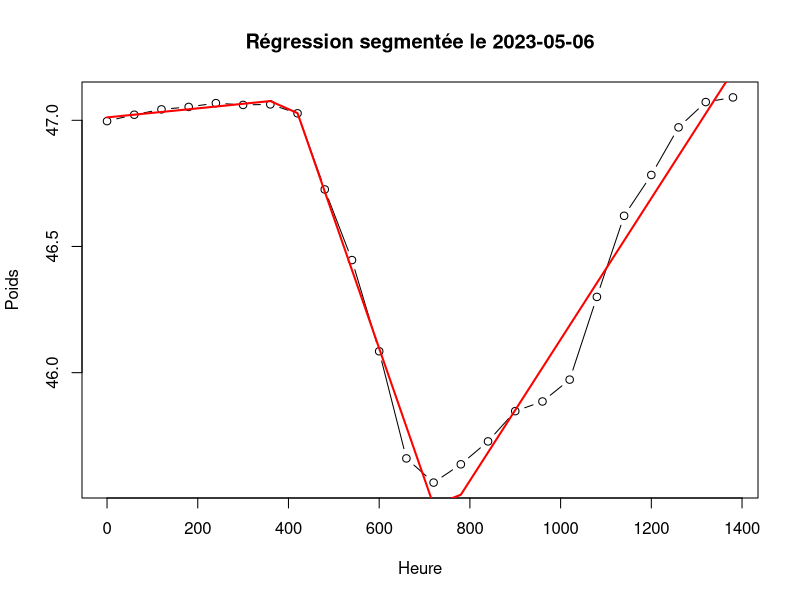
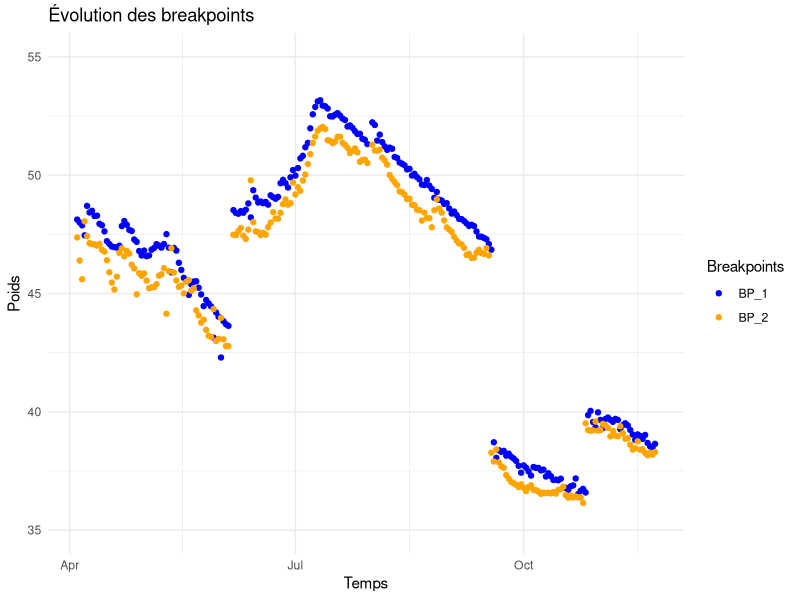
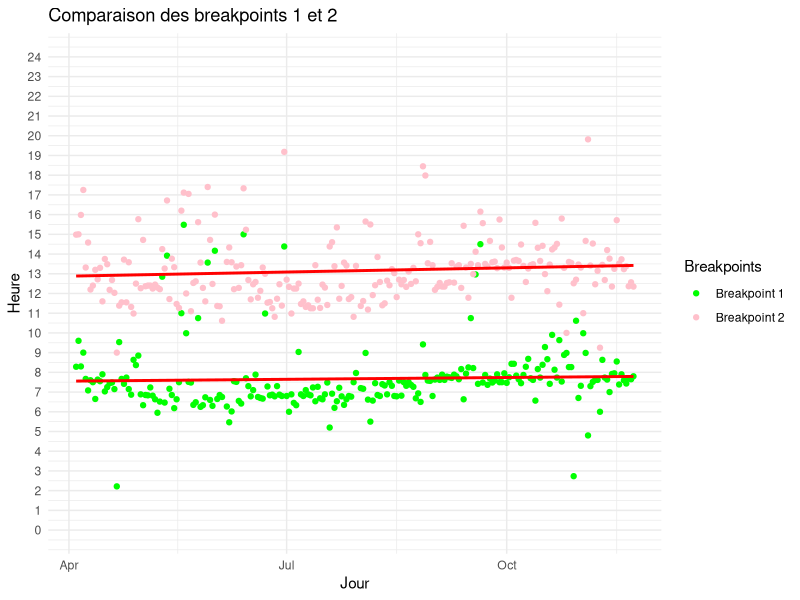
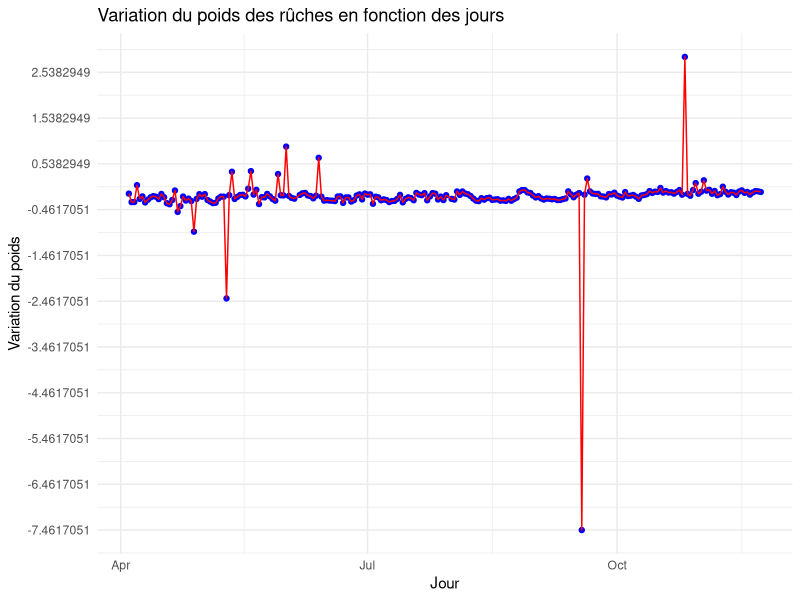

The R source for these figures, in order:
library(readxl)
library(segmented)
library(dplyr)
library(ggplot2)

# Charger les données
poids_ruches <- read_excel("BD/Weight_2023_Sica_Confoux.xlsx")
poids_ruches$date <- as.POSIXct(poids_ruches$date,format = "%Y-%m-%d %H:%M:%S")
poids_ruches$heure <- as.numeric(format(poids_ruches$date, "%H")) * 60 + as.numeric(format(poids_ruches$date, "%M"))
poids_ruches$date <- as.Date(poids_ruches$date)
poids_ruches <- poids_ruches %>%
  filter(date >="2023-04-04" & date <= "2023-11-23")

poids_moyen <- data.frame(date = poids_ruches$date, heure = poids_ruches$heure, poids = rowMeans(poids_ruches[, -c(1, ncol(poids_ruches))], na.rm = TRUE)) 


# Initialiser une table vide pour stocker les breakpoints
breakpoints_table <- data.frame(
  date = as.Date(NA),
  BP_1 = character(1), 
  poids_BP_1 = numeric(1), 
  BP_2 = character(1), 
  poids_BP_2 = numeric(1), 
  stringsAsFactors = FALSE
)

jours_erreurs <- list()

for (i in unique(poids_moyen$date)) {
  poids_jour <- subset(poids_moyen, date == i)
  
  modele <- lm(poids ~ heure, data = poids_jour)
  
  modele_seg <- try(segmented(modele, seg.Z = ~heure, psi = c(400,800)), silent = TRUE)
  
  breakpoints <- modele_seg$psi[, "Est."]
  
  # Si on n'a pas obtenu 2 breakpoints, on passe ce jour
  if (length(breakpoints) < 2) {
    message(paste("Moins de 2 breakpoints estimés pour le jour:", i))
    jours_erreurs <<- append(jours_erreurs, as.character(as.Date(i)))
    next
  }
  
  format_time <- function(minutes) {
    hours <- floor(as.integer(minutes) / 60)  # Conversion explicite en entier
    mins <- as.integer(minutes) %% 60        # Conversion explicite en entier
    return(sprintf("%02d:%02d", hours, mins))
  }
  
  
  BP_1_time <- format_time(breakpoints[1])
  BP_2_time <- format_time(breakpoints[2])
  
  ordonnee_1 <- predict(modele_seg, newdata = data.frame(heure = breakpoints[1]))
  ordonnee_2 <- predict(modele_seg, newdata = data.frame(heure = breakpoints[2]))
  
  breakpoints_table <- rbind(
    breakpoints_table, 
    data.frame(
      date = as.Date(i),
      BP_1 = BP_1_time, 
      poids_BP_1 = ordonnee_1, 
      BP_2 = BP_2_time, 
      poids_BP_2 = ordonnee_2
    )
  )
}

breakpoints_table <- breakpoints_table %>%
  slice(-1)

test <- subset(poids_moyen, date == "2023-05-06")
modele <- lm(poids ~ heure, data = test)
modele_seg <- segmented(modele, seg.Z = ~heure, npsi = 2)
plot(test$heure, test$poids, type = "b", main = paste("Régression segmentée le 2023-05-06"), xlab = "Heure", ylab = "Poids")
lines(test$heure, predict(modele_seg), col = "red", lwd = 2)

for (i in jours_erreurs) {
  erreur <- subset(poids_moyen, date == i)
  modele <- lm(poids ~ heure, data = erreur)
  modele_seg <- segmented(modele, seg.Z = ~heure, npsi = 1)
  plot(erreur$heure, erreur$poids, type = "b", main = paste("Régression segmentée le", i), xlab = "Heure", ylab = "Poids")
  lines(erreur$heure, predict(modele_seg), col = "red", lwd = 2)
}


ggplot(breakpoints_table) +
  geom_point(aes(x = date, y = poids_BP_1, color = "BP_1"), alpha = 1) +
  geom_point(aes(x = date, y = poids_BP_2, color = "BP_2"), alpha = 1) +
  labs(title = "Évolution des breakpoints", x = "Temps", y = "Poids") +
  scale_y_continuous(limits = c(35, 55)) +
  scale_color_manual(values = c("BP_1" = "blue", "BP_2" = "orange"), name = "Breakpoints") +  
  theme_minimal()

#Conversion des heures:minutes en heures (ex: 07:30 devient 7,5)
BP_1_numeric <- as.numeric(substr(breakpoints_table$BP_1, 1, 2)) +
  as.numeric(substr(breakpoints_table$BP_1, 4, 5)) / 60
BP_2_numeric <- as.numeric(substr(breakpoints_table$BP_2, 1, 2)) +
  as.numeric(substr(breakpoints_table$BP_2, 4, 5)) / 60

lm_BP1 <- lm(BP_1_numeric ~ as.numeric(date), data = breakpoints_table)
lm_BP2 <- lm(BP_2_numeric ~ as.numeric(date), data = breakpoints_table)

#tracé de la tendance en rouge
BP_1_trend <- predict(lm_BP1, newdata = breakpoints_table)
BP_2_trend <- predict(lm_BP2, newdata = breakpoints_table)

# Tracé du graphique
ggplot(breakpoints_table, aes(x = date)) +
  geom_point(aes(y = BP_1_numeric, color = "Breakpoint 1")) +
  geom_point(aes(y = BP_2_numeric, color = "Breakpoint 2")) +
  geom_line(aes(y = BP_1_trend), linetype = "solid", col = 'red', size=1) +
  geom_line(aes(y = BP_2_trend), linetype = "solid", col = 'red', size=1) +
  labs(title = "Comparaison des breakpoints 1 et 2", x = "Jour", y = "Heure") +
  scale_y_continuous(breaks = seq(0, 24, by = 1), limits = c(0, 24)) +
  scale_color_manual(values = c("Breakpoint 1" = "green", "Breakpoint 2" = "pink"), name = "Breakpoints") +
  theme_minimal()

breakpoints_table <- breakpoints_table %>%
  mutate(variation_poids = (poids_BP_2 - poids_BP_1) / (BP_2_numeric - BP_1_numeric))  # Variation du poids par heure

ggplot(breakpoints_table, aes(x = date, y = variation_poids)) + 
  geom_point(color = "blue") +  # Afficher des points pour chaque observation
  geom_line(aes(group = 1), color = "red") +  # Ajouter une ligne pour connecter les points
  labs(title = "Variation du poids des rûches en fonction des jours", 
       x = "Jour", 
       y = "Variation du poids") +
  scale_y_continuous(breaks = seq(min(breakpoints_table$variation_poids), 
                                  max(breakpoints_table$variation_poids), 
                                  by = 1)) + 
  theme_minimal()
